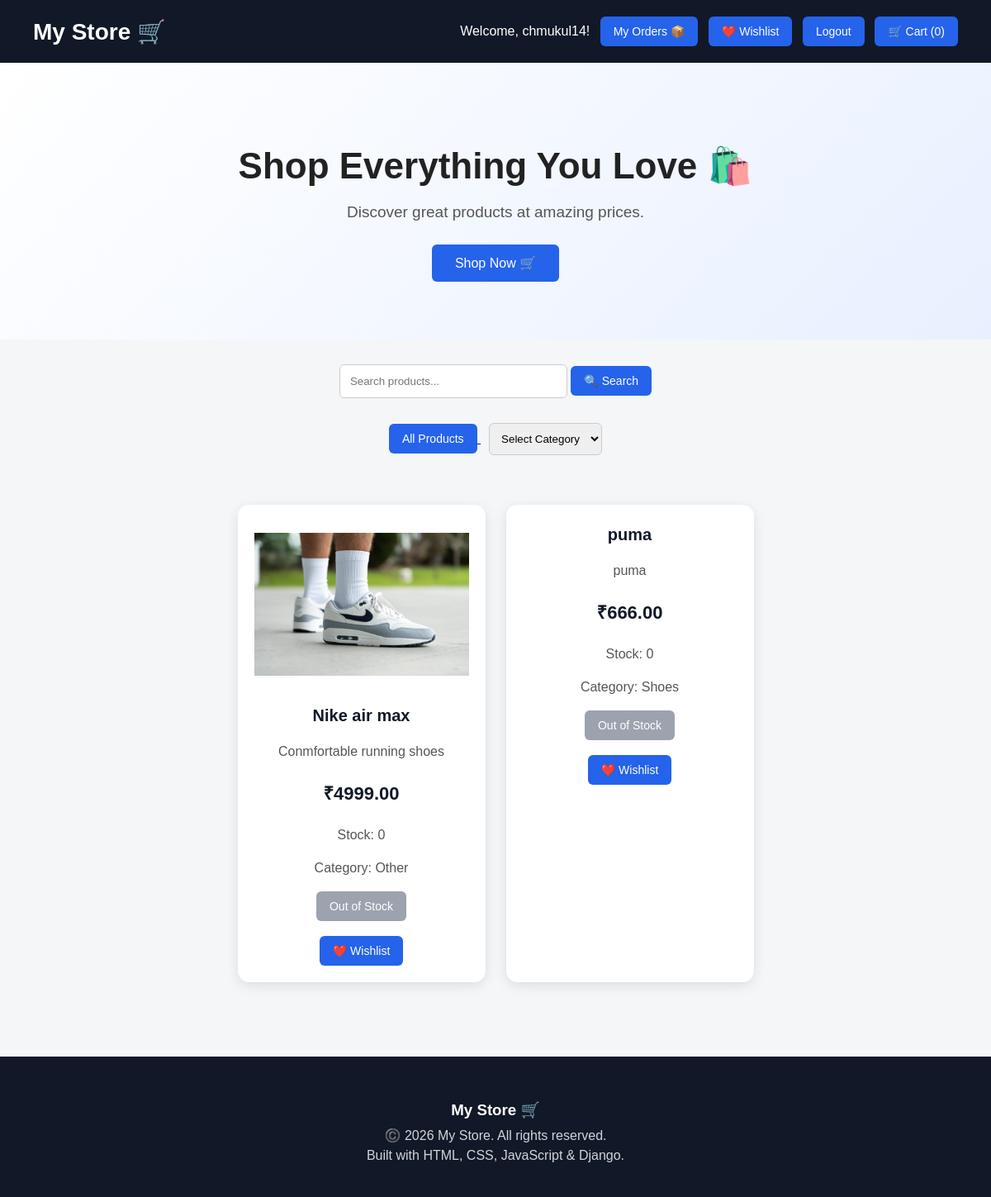
The page / (signed in) on the database its author committed.
### store/models.py (models this page shows, shortened)
class Product(models.Model):
    CATEGORY_CHOICES = [
        ('shoes', 'Shoes'),
        ('clothes', 'Clothes'),
        ('electronics', 'Electronics'),
        ('accessories', 'Accessories'),
        ('other', 'Other'),
    ]
    name = models.CharField(max_length=200)
    description = models.TextField()
    price = models.DecimalField(max_digits=10, decimal_places=2)
    image = models.ImageField(
        upload_to='products/',
        blank=True,
        null=True
    )
    stock = models.IntegerField(default=0)
    category = models.CharField(
        max_length=50,
        choices=CATEGORY_CHOICES,
        default='other'
    )

### store/views.py (the view)
# urls.py: path('', home, name='home'),
def home(request):
    query = request.GET.get('q', '').strip()
    category = request.GET.get('category', '').strip()
    products = Product.objects.all()
    if query:
        products = products.filter(name__icontains=query)
    if category:
        products = products.filter(category=category)
    cart = request.session.get('cart', {})
    cart_count = sum(cart.values())
    return render(request, 'store/home.html', {
        'products': products,
        'query': query,
        'category': category,
        'cart_count': cart_count
    })

### store/context_processors.py (called while the page is built)
def cart_count(request):
    cart = request.session.get('cart', {})
    return {
        'cart_count': sum(cart.values())
    }

### store/templates/store/home.html (shortened to what this page needs)
{% load static %}
<!DOCTYPE html>
<html>
<head>
    <link rel="stylesheet" href="{% static 'store/style.css' %}">
</head>
<body>
<header>
    <h1>My Store 🛒</h1>
    <div>
        {% if user.is_authenticated %}
            <span>Welcome, {{ user.username }}!</span>
            <a href="{% url 'order_history' %}">
                <button>My Orders 📦</button>
            </a>
            <a href="{% url 'wishlist' %}">
                <button>❤️ Wishlist</button>
            </a>
            <a href="{% url 'logout' %}">
                <button>Logout</button>
            </a>
        {% endif %}
        <a href="{% url 'cart' %}">
            <button>🛒 Cart ({{ cart_count }})</button>
        </a>
    </div>
</header>
<div class="hero">
    <div class="hero-content">
        <h1>Shop Everything You Love 🛍️</h1>
        <p>
            Discover great products at amazing prices.
        </p>
        <a href="#products">
            <button>Shop Now 🛒</button>
        </a>
    </div>
</div>
<div style="text-align: center; margin: 30px;">
    <form method="GET" action="{% url 'home' %}">
        <input
            type="text"
            name="q"
            placeholder="Search products..."
            value="{{ query }}"
            style="padding: 12px; width: 250px; border-radius: 6px; border: 1px solid #ccc;"
        >
        <button type="submit">🔍 Search</button>
    </form>
</div>
<div style="text-align: center; margin: 20px;">
    <a href="{% url 'home' %}">
        <button>All Products</button>
    </a>
    <form
        method="GET"
        action="{% url 'home' %}"
        style="display: inline-block; margin-left: 10px;"
    >
        <select
            name="category"
            onchange="this.form.submit()"
            style="padding: 10px; border-radius: 6px; border: 1px solid #ccc;"
        >
            <option value="">Select Category</option>
        </select>
    </form>
</div>
<div class="products" id="products">
    {% for product in products %}
        <div class="product-card">
            {% if product.image %}
                <img
                    src="{{ product.image.url }}"
                    alt="{{ product.name }}"
                    class="product-image"
                >
            {% endif %}
            <h3>
                <a href="{% url 'product_detail' product.id %}">
                    {{ product.name }}
                </a>
            </h3>
            <p>
                {{ product.description }}
            </p>
            <p class="price">
                ₹{{ product.price }}
            </p>
            <p>
                Stock: {{ product.stock }}
            </p>
            <p>
                Category: {{ product.get_category_display }}
            </p>
            {% if product.stock > 0 %}
                <a href="{% url 'add_to_cart' product.id %}">
                    <button>Add to Cart 🛒</button>
                </a>
            {% else %}
                <button disabled>
                    Out of Stock
                </button>
            {% endif %}
            {% if user.is_authenticated %}
                <br><br>
                <a href="{% url 'toggle_wishlist' product.id %}">
                    <button>❤️ Wishlist</button>
                </a>
            {% endif %}
        </div>
    {% empty %}
        <p>No products found.</p>
    {% endfor %}
</div>
<footer class="footer">
    <h3>My Store 🛒</h3>
    <p>
        ©️ 2026 My Store. All rights reserved.
    </p>
    <p>
        Built with HTML, CSS, JavaScript & Django.
    </p>
</footer>
</body>
</html>

### store/static/store/style.css (style rules this page uses)
body { font-family: Arial, sans-serif; margin: 0; background: #f4f6f8; color: #222; }
header { background: #111827; color: white; padding: 20px 40px; display: flex; justify-content: space-between; align-items: center; flex-wrap: wrap; gap: 15px; }
header h1 { margin: 0; font-size: 28px; }
header a { text-decoration: none; margin-left: 8px; }
button { background: #2563eb; color: white; border: none; padding: 10px 16px; border-radius: 6px; cursor: pointer; font-size: 14px; transition: 0.2s; }
button:disabled { background: #9ca3af; cursor: not-allowed; transform: none; }
.hero { background: linear-gradient(135deg, #ffffff, #e8f0ff); padding: 70px 20px; text-align: center; }
.hero-content { max-width: 800px; margin: auto; }
.hero-content h1 { font-size: 44px; margin-bottom: 15px; }
.hero-content p { font-size: 19px; color: #555; margin-bottom: 28px; }
.hero-content button { font-size: 16px; padding: 13px 28px; }
select { cursor: pointer; }
.products { display: flex; flex-wrap: wrap; gap: 25px; padding: 40px; justify-content: center; }
.product-card { background: white; width: 260px; padding: 20px; border-radius: 14px; box-shadow: 0 4px 15px rgba(0, 0, 0, 0.10); text-align: center; transition: 0.3s; }
.product-card h2, .product-card h3 { color: #111827; }
.product-card h3 { font-size: 20px; margin-top: 5px; }
.product-card h3 a { color: #111827; text-decoration: none; }
.product-card p { color: #555; line-height: 1.5; }
.price { font-size: 22px; font-weight: bold; color: #111827 !important; }
.product-image { width: 100%; height: 200px; object-fit: contain; border-radius: 10px; margin-bottom: 15px; }
.footer { background: #111827; color: white; text-align: center; padding: 35px 20px; margin-top: 50px; }
.footer h3 { margin-bottom: 10px; }
.footer p { margin: 6px 0; color: #d1d5db; }

### rows shown on the page
Product: image (picture), name "Nike air max", description "Conmfortable running shoes", price "4999.00", stock "0", category "Other", shows "Out of Stock"
Product: name "puma", description "puma", price "666.00", stock "0", category "Shoes", shows "Out of Stock"

### other values the page prints
{{ user.username }} "chmukul14"
{{ cart_count }} "0"
